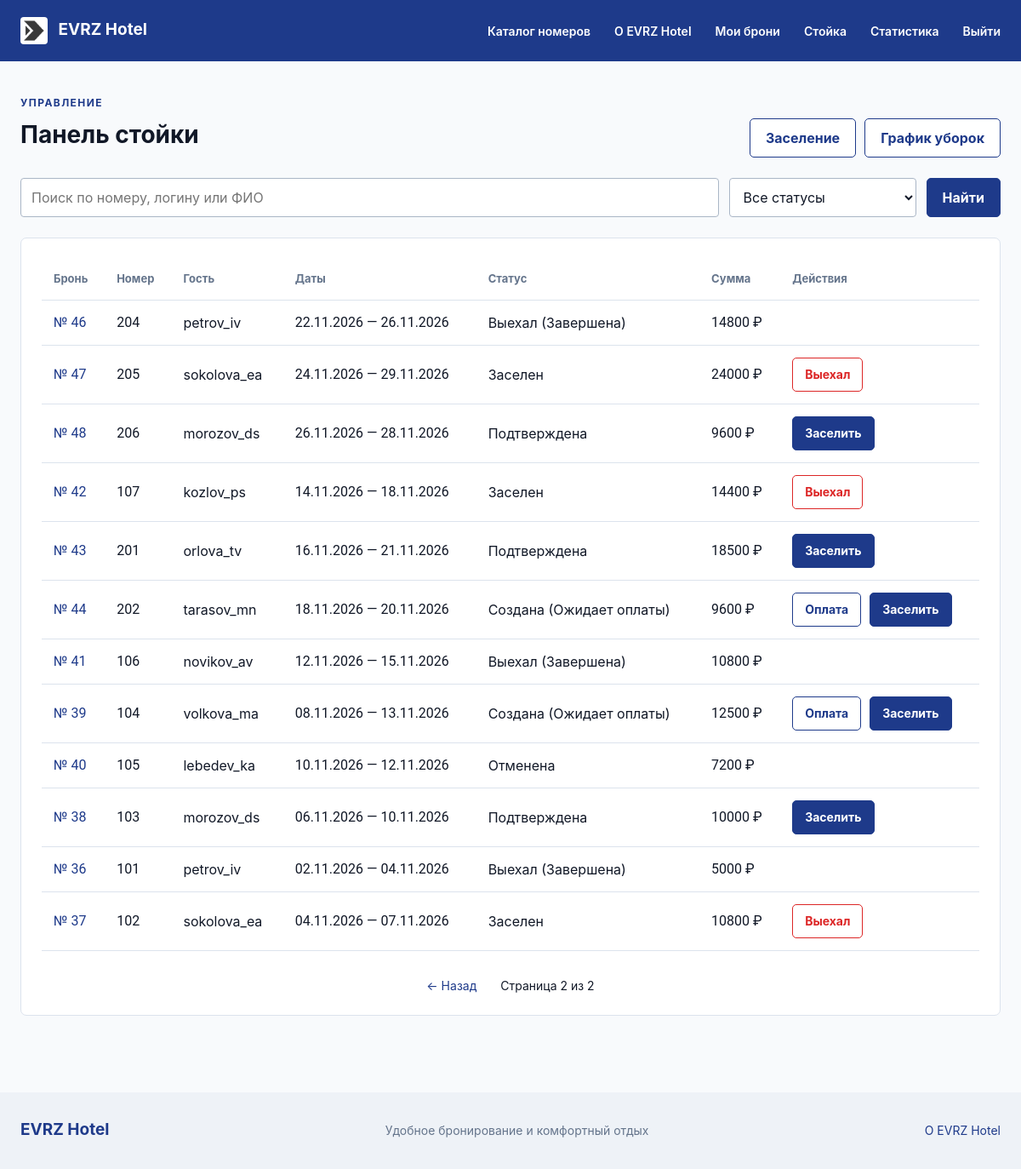
/staff/bookings/?page=2 (signed in), run on an earlier commit of the app's database.
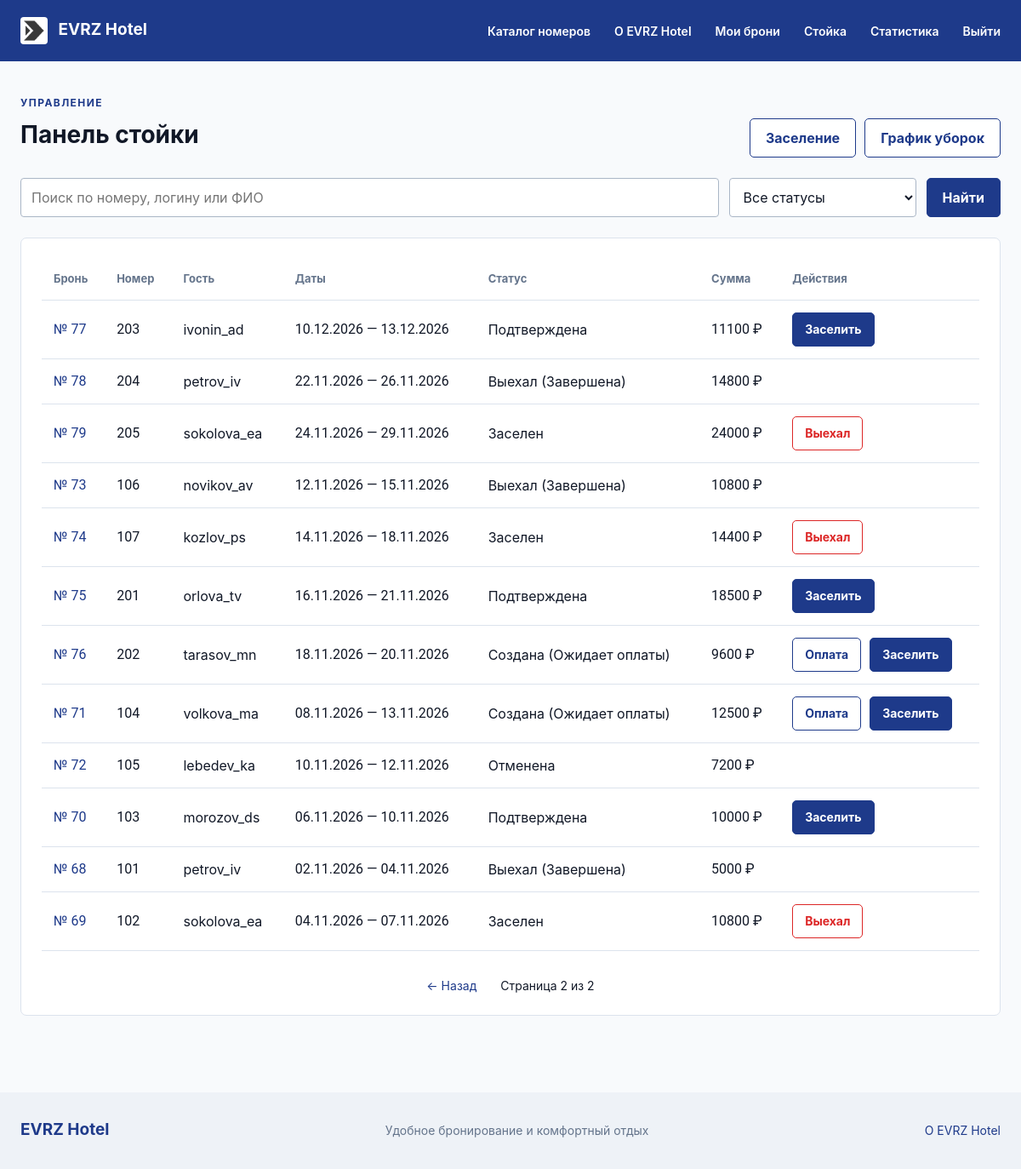
And on a later commit of the database.
### hotel/models.py (models this page shows, shortened)
class Booking(models.Model):
    contact_name = models.CharField(max_length=150, blank=True, verbose_name="Имя контактного лица")
    contact_phone = models.CharField(max_length=20, blank=True, verbose_name="Контактный телефон")
    contact_email = models.EmailField(blank=True, verbose_name="Электронная почта")
    STATUS_CHOICES = [
        ("new", "Создана (Ожидает оплаты)"),
        ("confirmed", "Подтверждена"),
        ("checked_in", "Заселен"),
        ("checked_out", "Выехал (Завершена)"),
        ("cancelled", "Отменена"),
    ]
    user = models.ForeignKey(User, on_delete=models.CASCADE, related_name='bookings', verbose_name='Клиент')
    room = models.ForeignKey(Room, on_delete=models.PROTECT, related_name='bookings', verbose_name='Номер')
    check_in_date = models.DateField(verbose_name='Дата заезда')
    check_out_date = models.DateField(verbose_name='Дата выезда')
    nights_count = models.PositiveSmallIntegerField(
        default=1,
        validators=[MinValueValidator(1)],
        verbose_name="Количество ночей"
    )
    total_price = models.DecimalField(
        max_digits=10,
        decimal_places=2,
        validators=[MinValueValidator(0)],
        verbose_name="Итоговая стоимость (руб.)"
    )
    status = models.CharField(max_length=20, choices=STATUS_CHOICES, default='new', verbose_name='Статус бронирования')
    comment = models.TextField(blank=True, verbose_name='Пожелания клиента')
    created_at = models.DateTimeField(auto_now_add=True, verbose_name='Дата и время создания')
    class Meta:
        verbose_name = "Бронирование"
        verbose_name_plural = "Бронирования"
        ordering = ["-created_at"]
        constraints = [
            models.CheckConstraint(
                check=Q(check_out_date__gt=F("check_in_date")),
                name="booking_check_out_after_check_in"
            ),
            models.CheckConstraint(check=Q(nights_count__gte=1), name='booking_nights_min_1'),
        ]

class Room(models.Model):
    room_number = models.CharField(max_length=10, unique=True, verbose_name='Номер комнаты')
    room_type = models.ForeignKey(RoomType, on_delete=models.PROTECT, related_name='rooms', verbose_name='Тип номера')
    floor = models.PositiveSmallIntegerField(
        default=1,
        validators=[MinValueValidator(1), MaxValueValidator(30)],
        verbose_name="Этаж"
    )
    amenities = models.ManyToManyField(
        Amenity,
        through="RoomAmenity",
        related_name="rooms",
        blank=True,
        verbose_name="Удобства в номере"
    )
    image = models.ImageField(upload_to='rooms_photos/', blank=True, null=True, verbose_name='Фотография номера')
    is_active = models.BooleanField(default=True, verbose_name='Доступен для бронирования')
    description = models.TextField(blank=True, verbose_name='Особенности номера')
    class Meta:
        verbose_name = "Номер"
        verbose_name_plural = "Номера"
        ordering = ["floor", "room_number"]
        constraints = [
            models.CheckConstraint(check=Q(floor__gte=1), name='room_floor_min_1'),
        ]

### hotel/views.py (the view)
# urls.py: path('staff/bookings/', views.staff_bookings, name='staff_bookings'),
@reception_required
def staff_bookings(request):
    qs = Booking.objects.select_related('room__room_type', 'user').prefetch_related('payments')
    q = request.GET.get('q', '').strip()
    status_filter = request.GET.get('status', '').strip()
    if q:
        qs = qs.filter(
            Q(room__room_number__icontains=q)
            | Q(user__username__icontains=q)
            | Q(contact_name__icontains=q)
        )
    if status_filter:
        qs = qs.filter(status=status_filter)
    paginator = Paginator(qs, 20)
    page = paginator.get_page(request.GET.get('page'))
    context = {
        'title': 'Панель стойки',
        'page_obj': page,
        'query': q,
        'status_filter': status_filter,
        'status_choices': Booking.STATUS_CHOICES,
        'pagination': build_pagination_context(request, page),
    }
    return TemplateResponse(request, 'staff.html', context)

### hotel/views.py (called while the page is built, shortened)
def reception_required(view_func):
    @wraps(view_func)
    @login_required
    def _wrapped(request, *args, **kwargs):
        return view_func(request, *args, **kwargs)
    return _wrapped

def build_pagination_context(request, page):
    if page.paginator.num_pages <= 1:
        return None
    params = request.GET.copy()
    params.pop('page', None)
    base_qs = params.urlencode()
    prefix = f'?{base_qs}&page=' if base_qs else '?page='
    pages = [
        {'num': num, 'url': f'{prefix}{num}', 'current': num == page.number}
        for num in page.paginator.page_range
    ]
    return {
        'previous_url': f'{prefix}{page.previous_page_number()}' if page.has_previous() else None,
        'next_url': f'{prefix}{page.next_page_number()}' if page.has_next() else None,
        'pages': pages,
    }

### hotel/templates/staff.html (shortened to what this page needs)
{% extends 'base.html' %}
{% block content %}
  <p class="eyebrow">УПРАВЛЕНИЕ</p>
  <div class="Header-First">
    <h1>Панель стойки</h1>
    <div class="row-actions">
      <a class="button secondary" href="{% url 'staff_checkin' %}">Заселение</a>
      <a class="button secondary" href="{% url 'cleaning' %}">График уборок</a>
    </div>
  </div>
  <form method="get" action="{% url 'staff_bookings' %}" class="search-form">
    <input id="staff-q" type="search" name="q" value="{{ query }}" placeholder="Поиск по номеру, логину или ФИО">
    <select name="status" aria-label="Статус бронирования" style="max-width: 220px;">
      <option value="">Все статусы</option>
    </select>
    <button type="submit">Найти</button>
  </form>
  <div class="panel table-wrap">
    <table>
      <thead>
        <tr>
          <th>Бронь</th>
          <th>Номер</th>
          <th>Гость</th>
          <th>Даты</th>
          <th>Статус</th>
          <th>Сумма</th>
          <th>Действия</th>
        </tr>
      </thead>
      <tbody>
        {% for booking in page_obj %}
          <tr>
            <td class="num"><a href="{% url 'voucher' booking.pk %}">№ {{ booking.pk }}</a></td>
            <td class="num">{{ booking.room.room_number }}</td>
            <td>{{ booking.user.username }}</td>
            <td class="num">{{ booking.check_in_date|date:'d.m.Y' }} — {{ booking.check_out_date|date:'d.m.Y' }}</td>
            <td>{{ booking.get_status_display }}</td>
            <td class="num">{{ booking.total_price|floatformat:0 }} ₽</td>
            <td>
              <div class="row-actions">
                {% if booking.status == 'new' %}
                  <form class="inline-form" method="post" action="{% url 'staff_checkin' %}">
                    <button class="small secondary" type="submit">Оплата</button>
                  </form>
                {% endif %}
                {% if booking.status in 'new,confirmed' %}
                  <form class="inline-form" method="post" action="{% url 'staff_checkin' %}">
                    <button class="small" type="submit">Заселить</button>
                  </form>
                {% endif %}
                {% if booking.status == 'checked_in' %}
                  <form class="inline-form" method="post" action="{% url 'staff_checkout' booking.pk %}">
                    <button class="small danger" type="submit">Выехал</button>
                  </form>
                {% endif %}
              </div>
            </td>
          </tr>
        {% empty %}
          <tr><td colspan="7">Бронирований пока нет.</td></tr>
        {% endfor %}
      </tbody>
    </table>
    {% if pagination %}
      <nav class="pagination" aria-label="Страницы">
        {% if pagination.previous_url %}<a href="{{ pagination.previous_url }}">← Назад</a>{% endif %}
        <span>Страница {{ page_obj.number }} из {{ page_obj.paginator.num_pages }}</span>
      </nav>
    {% endif %}
  </div>
{% endblock %}

What changed in the data, as far as the page shows it:
removed Booking: pk "46", room.room_number "204", user.username "petrov_iv", check_in_date "22.11.2026", check_out_date "26.11.2026", status "Выехал (Завершена)", total_price "14800"
removed Booking: pk "47", room.room_number "205", user.username "sokolova_ea", check_in_date "24.11.2026", check_out_date "29.11.2026", status "Заселен", total_price "24000", shows "Выехал"
removed Booking: pk "48", room.room_number "206", user.username "morozov_ds", check_in_date "26.11.2026", check_out_date "28.11.2026", status "Подтверждена", total_price "9600"
removed Booking: pk "42", room.room_number "107", user.username "kozlov_ps", check_in_date "14.11.2026", check_out_date "18.11.2026", status "Заселен", total_price "14400", shows "Выехал"
removed Booking: pk "43", room.room_number "201", user.username "orlova_tv", check_in_date "16.11.2026", check_out_date "21.11.2026", status "Подтверждена", total_price "18500"
removed Booking: pk "44", room.room_number "202", user.username "tarasov_mn", check_in_date "18.11.2026", check_out_date "20.11.2026", status "Создана (Ожидает оплаты)", total_price "9600"
removed Booking: pk "41", room.room_number "106", user.username "novikov_av", check_in_date "12.11.2026", check_out_date "15.11.2026", status "Выехал (Завершена)", total_price "10800"
removed Booking: pk "39", room.room_number "104", user.username "volkova_ma", check_in_date "08.11.2026", check_out_date "13.11.2026", status "Создана (Ожидает оплаты)", total_price "12500"
removed Booking: pk "40", room.room_number "105", user.username "lebedev_ka", check_in_date "10.11.2026", check_out_date "12.11.2026", status "Отменена", total_price "7200"
removed Booking: pk "38", room.room_number "103", user.username "morozov_ds", check_in_date "06.11.2026", check_out_date "10.11.2026", status "Подтверждена", total_price "10000"
removed Booking: pk "36", room.room_number "101", user.username "petrov_iv", check_in_date "02.11.2026", check_out_date "04.11.2026", status "Выехал (Завершена)", total_price "5000"
removed Booking: pk "37", room.room_number "102", user.username "sokolova_ea", check_in_date "04.11.2026", check_out_date "07.11.2026", status "Заселен", total_price "10800", shows "Выехал"
added Booking: pk "77", room.room_number "203", user.username "ivonin_ad", check_in_date "10.12.2026", check_out_date "13.12.2026", status "Подтверждена", total_price "11100"
added Booking: pk "78", room.room_number "204", user.username "petrov_iv", check_in_date "22.11.2026", check_out_date "26.11.2026", status "Выехал (Завершена)", total_price "14800"
added Booking: pk "79", room.room_number "205", user.username "sokolova_ea", check_in_date "24.11.2026", check_out_date "29.11.2026", status "Заселен", total_price "24000", shows "Выехал"
added Booking: pk "73", room.room_number "106", user.username "novikov_av", check_in_date "12.11.2026", check_out_date "15.11.2026", status "Выехал (Завершена)", total_price "10800"
added Booking: pk "74", room.room_number "107", user.username "kozlov_ps", check_in_date "14.11.2026", check_out_date "18.11.2026", status "Заселен", total_price "14400", shows "Выехал"
added Booking: pk "75", room.room_number "201", user.username "orlova_tv", check_in_date "16.11.2026", check_out_date "21.11.2026", status "Подтверждена", total_price "18500"
added Booking: pk "76", room.room_number "202", user.username "tarasov_mn", check_in_date "18.11.2026", check_out_date "20.11.2026", status "Создана (Ожидает оплаты)", total_price "9600"
added Booking: pk "71", room.room_number "104", user.username "volkova_ma", check_in_date "08.11.2026", check_out_date "13.11.2026", status "Создана (Ожидает оплаты)", total_price "12500"
added Booking: pk "72", room.room_number "105", user.username "lebedev_ka", check_in_date "10.11.2026", check_out_date "12.11.2026", status "Отменена", total_price "7200"
added Booking: pk "70", room.room_number "103", user.username "morozov_ds", check_in_date "06.11.2026", check_out_date "10.11.2026", status "Подтверждена", total_price "10000"
added Booking: pk "68", room.room_number "101", user.username "petrov_iv", check_in_date "02.11.2026", check_out_date "04.11.2026", status "Выехал (Завершена)", total_price "5000"
added Booking: pk "69", room.room_number "102", user.username "sokolova_ea", check_in_date "04.11.2026", check_out_date "07.11.2026", status "Заселен", total_price "10800", shows "Выехал"
